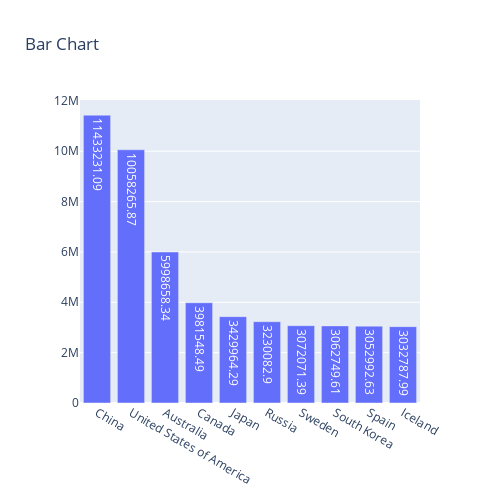

Notebook source saved alongside this figure:
### Markdown cell above
# 막대그래프

### Code cell
import plotly.graph_objects as go

A = go.Bar(x = top10.index, y = top10["Margin"],      # 막대그래프를 만든다
           text = round(top10["Margin"],2))

data = [A]                          # 리스트를 만들어서 A를 넣는다 <<  여러개 그릴 경우에 data = [A, B] 이런식으로 쓰기위해

layout = go.Layout(title = "Bar Chart", width = 500, height = 500)       # 레이아웃 적절히 설정해 도화지 만듦

fig = go.Figure(data, layout)
fig.show()

### Figure 1 — Plotly figure (JSON) as saved in the notebook; plotly's stock layout.template omitted (floating-point values rounded to 4 significant figures)
{"data": [{"text": [11430000.0, 10060000.0, 5999000.0, 3982000.0, 3430000.0, 3230000.0, 3072000.0, 3063000.0, 3053000.0, 3033000.0], "type": "bar", "x": ["China", "United States of America", "Australia", "Canada", "Japan", "Russia", "Sweden", "South Korea", "Spain", "Iceland"], "y": [11430000.0, 10060000.0, 5999000.0, 3982000.0, 3430000.0, 3230000.0, 3072000.0, 3063000.0, 3053000.0, 3033000.0]}], "layout": {"height": 500, "title": {"text": "Bar Chart"}, "width": 500, "xaxis": {"autorange": true, "range": [-0.5, 9.5], "type": "category"}, "yaxis": {"autorange": true, "range": [0, 12030000.0], "type": "linear"}}}
